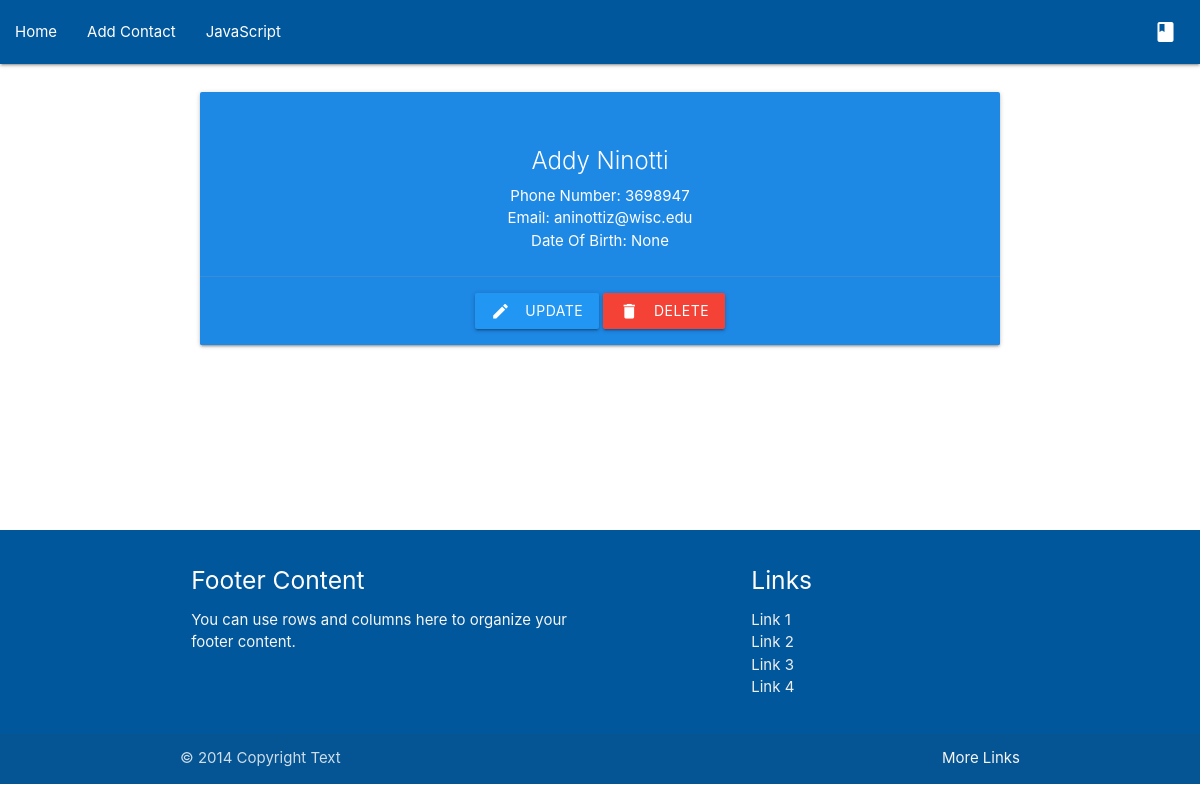
Before: /contact/36 with the older database file.
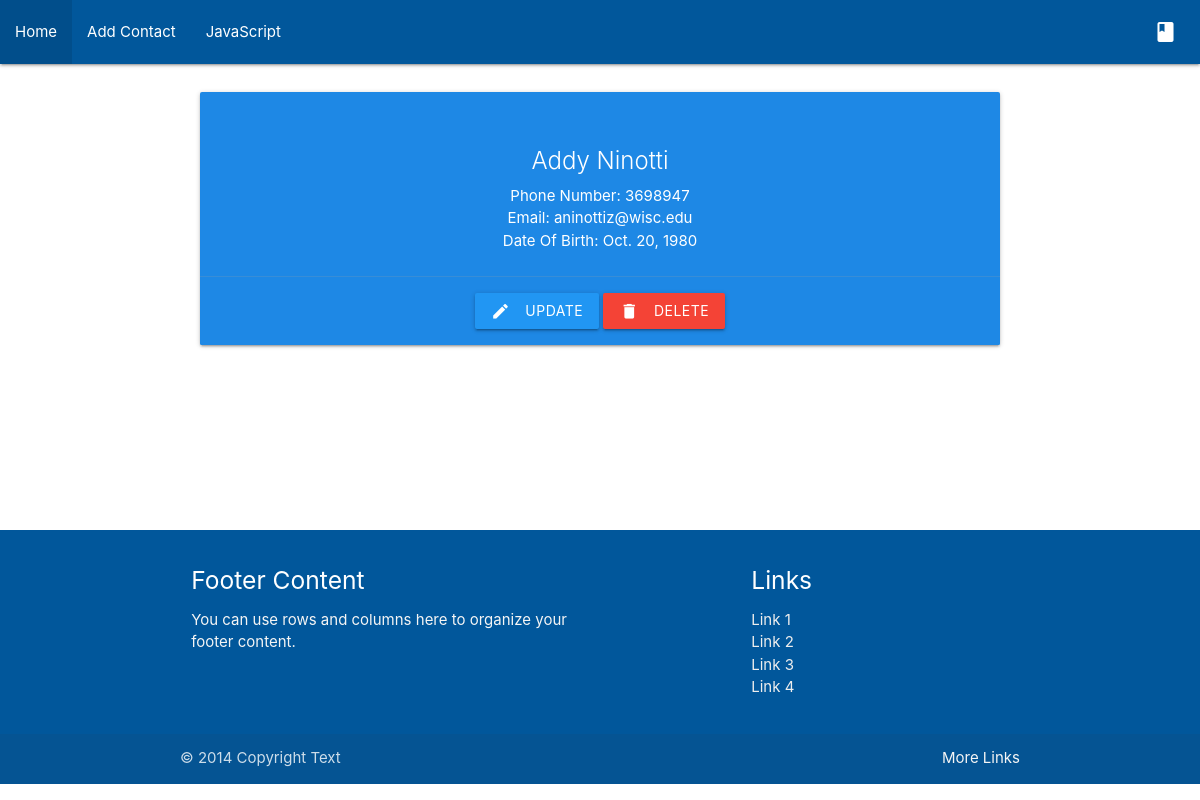
After: the same page with the newer database file.
### contacts/models.py (models this page shows, shortened)
class PersonContact(models.Model):
    first_name = models.CharField(max_length=50)
    last_name = models.CharField(max_length=50)
    phone_number = models.PositiveBigIntegerField()
    email = models.EmailField()
    date_of_birth = models.DateField()
    class Meta:
        ordering = ['first_name']

### contacts/views.py (the view)
# urls.py: path('contact/<int:pk>', ContactDetailView.as_view(), name='contact'),
class ContactDetailView(DetailView):
    model = PersonContact
    context_object_name = "contact"
    template_name = "contacts/deatail.html"

### contacts/templates/contacts/deatail.html
{% extends "contacts/base.html" %}
{% block content %}
<div class="center-align" style="padding:20px; margin-bottom: 150px;">
    <div class="col s12 m6">
      <div class="card blue darken-1">
        <div class="card-content white-text">
          <h3 class="card-title">{{ contact.first_name }} {{ contact.last_name }}</h3>
          <p>Phone Number: {{contact.phone_number}}</p>
          <p>Email: {{contact.email}}</p>
          <p>Date Of Birth: {{contact.date_of_birth}}</p>
        </div>
        <div class="card-action">
          <a href="{% url "contacts:contact-update" contact.id %}" class="btn blue">Update<i class="material-icons left">create</i></a>
          <a href="{% url "contacts:contact-delete" contact.id %}" class="btn red">Delete<i class="material-icons left">delete</i></a>
        </div>
      </div>
    </div>
  </div>
{% endblock content %}

Changed rows visible on the page:
changed PersonContact "Addy": date_of_birth "None" → "Oct. 20, 1980"
